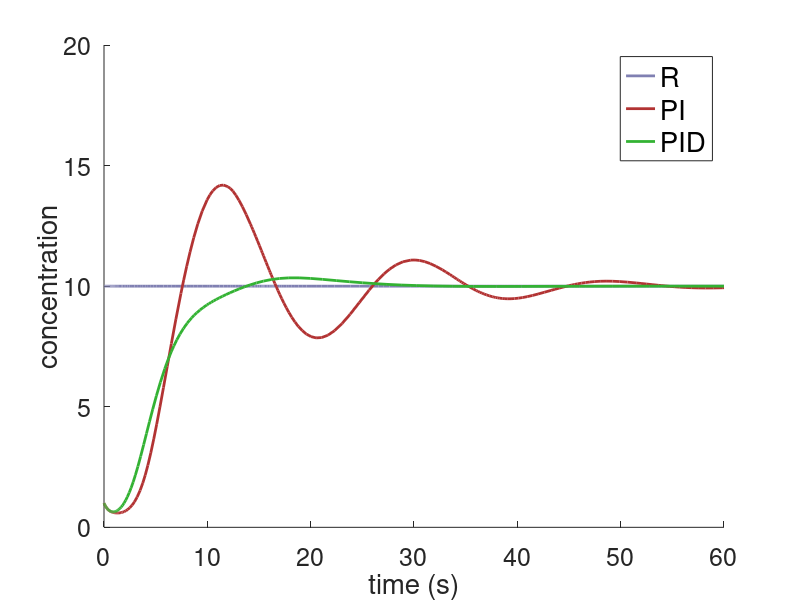

This figure's MATLAB source:
function createConstantFigure2()

constant1 = csvread('constantPI2.csv');
constant2 = csvread('constantPID2.csv');

XData1 = constant1(:,1);
XData2 = constant2(:,1);

YData1 = constant1(:, 2);
YData2 = constant1(:, 3);
YData3 = constant2(:, 3);

% Create figure
figure1 = figure;

% Create axes
axes1 = axes('Parent',figure1,'FontSize',18);

% Create line
line(XData1,YData1,'Parent',axes1,'DisplayName','R','LineWidth',2,...
    'Color',[0.5 0.5 0.7]);

% Create line
line(XData1,YData2,'Parent',axes1,'DisplayName','PI','LineWidth',2,...
    'Color',[0.7 0.2 0.2]);

% Create line
line(XData2,YData3,'Parent',axes1,'DisplayName','PID','LineWidth',2,...
    'Color',[0.2 0.7 0.2]);

% Create xlabel
xlabel('time (s)','FontSize',20);

% Create ylabel
ylabel('concentration','FontSize',20);

% Create legend
legend1 = legend(axes1,'show');
set(legend1,'FontSize',20);

